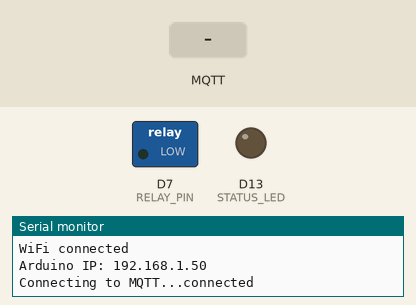
Simulated run of this sketch. Board: Arduino MKR. On the bench: switched loads named in the sketch (green lamp = pin HIGH), output pins drawn as LEDs (lit = HIGH), the last lines printed to the serial monitor. Inputs (shaded band) come from the test bench. WiFi joins after 1.5 s; servers stay silent unless stated; no MQTT or app messages arrive unless stated.

Above: at 2.7 s.
2.8 s: MQTT message "ON" arrives on the first subscribed topic
At 3.4 s:
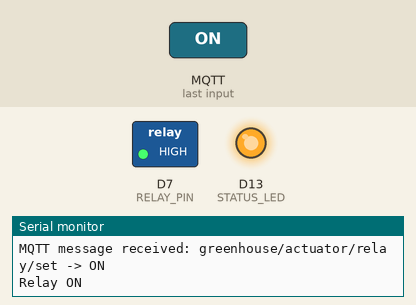
4.3 s: MQTT message "OFF" arrives on the first subscribed topic
At 5.7 s:
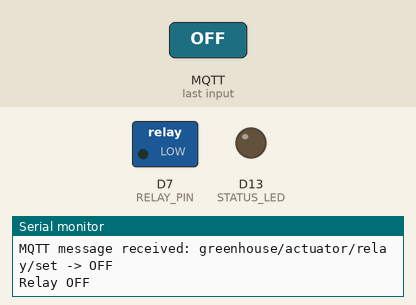
Timing chart, 0 to 7.3 s (numbered marks = the images above; inputs shaded):
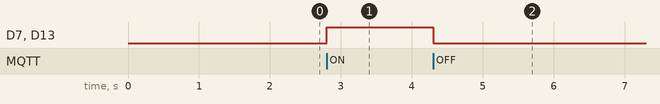

Measured:
- after the input at 2.8 s, D7 (RELAY_PIN), D13 (STATUS_LED): LOW → HIGH at once
- after the input at 4.3 s, D7 (RELAY_PIN), D13 (STATUS_LED): HIGH → LOW at once

The sketch:

Actuator_Relay_Node_Arduino.ino
```cpp
#include <WiFiNINA.h>
#include <PubSubClient.h>

#define RELAY_PIN 7
#define STATUS_LED 13

// Change these
const char* ssid = "Sohan";
const char* password = "SOap5689";

// Raspberry Pi MQTT broker IP
const char* mqtt_server = "172.20.10.4";

WiFiClient wifiClient;
PubSubClient client(wifiClient);

void setRelay(bool state) {
  if (state) {
    digitalWrite(RELAY_PIN, HIGH);
    digitalWrite(STATUS_LED, HIGH);
    client.publish("greenhouse/actuator/relay/status", "ON");
    Serial.println("Relay ON");
  } else {
    digitalWrite(RELAY_PIN, LOW);
    digitalWrite(STATUS_LED, LOW);
    client.publish("greenhouse/actuator/relay/status", "OFF");
    Serial.println("Relay OFF");
  }
}

void callback(char* topic, byte* payload, unsigned int length) {
  String message = "";

  for (int i = 0; i < length; i++) {
    message += (char)payload[i];
  }

  Serial.print("MQTT message received: ");
  Serial.print(topic);
  Serial.print(" -> ");
  Serial.println(message);

  if (String(topic) == "greenhouse/actuator/relay/set") {
    if (message == "ON") {
      setRelay(true);
    }
    else if (message == "OFF") {
      setRelay(false);
    }
  }
}

void connectWiFi() {
  Serial.print("Connecting to WiFi: ");
  Serial.println(ssid);

  while (WiFi.begin(ssid, password) != WL_CONNECTED) {
    Serial.print(".");
    delay(3000);
  }

  Serial.println();
  Serial.println("WiFi connected");
  Serial.print("Arduino IP: ");
  Serial.println(WiFi.localIP());
}

void reconnectMQTT() {
  while (!client.connected()) {
    Serial.print("Connecting to MQTT...");

    if (client.connect("Arduino_Relay_Node_Deepak")) {
      Serial.println("connected");

      client.subscribe("greenhouse/actuator/relay/set");
      client.publish("greenhouse/actuator/relay/status", "Arduino relay node connected");
    } else {
      Serial.print("failed, rc=");
      Serial.print(client.state());
      Serial.println(" retrying in 3 seconds");
      delay(3000);
    }
  }
}

void setup() {
  Serial.begin(115200);

  pinMode(RELAY_PIN, OUTPUT);
  pinMode(STATUS_LED, OUTPUT);

  // Safe default: relay OFF at startup
  digitalWrite(RELAY_PIN, LOW);
  digitalWrite(STATUS_LED, LOW);

  connectWiFi();

  client.setServer(mqtt_server, 1883);
  client.setCallback(callback);
}

void loop() {
  if (!client.connected()) {
    reconnectMQTT();
  }

  client.loop();
}
```
